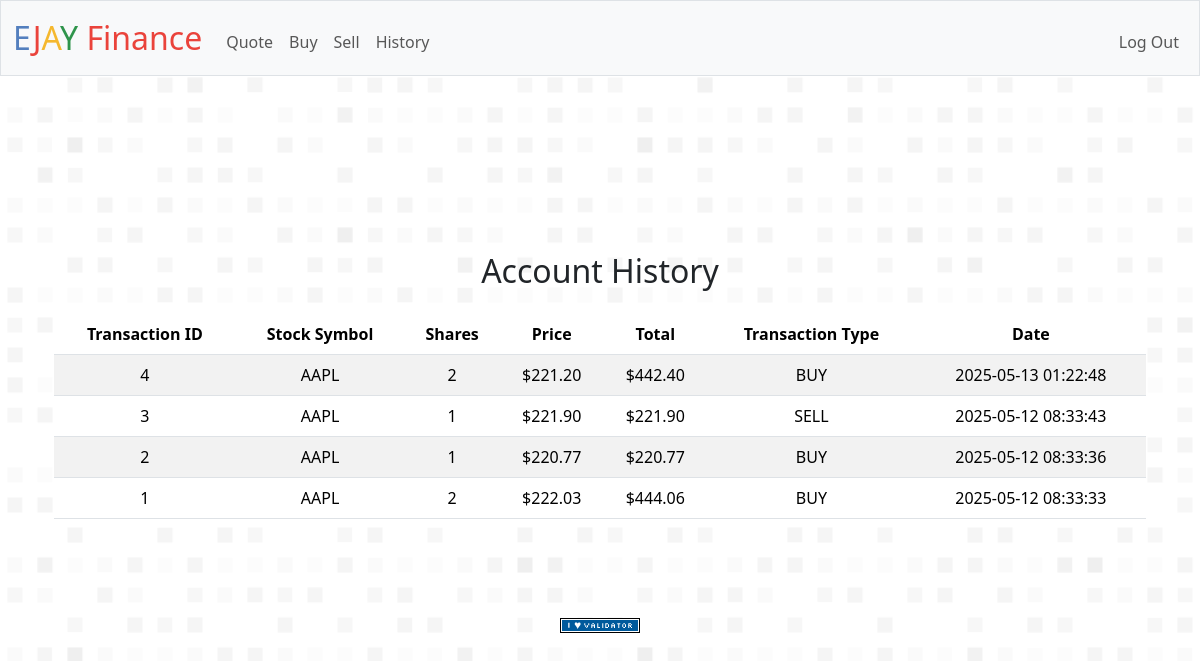
Screenshot of /history (signed in) with the database file from the repository.
### tables this page shows
CREATE TABLE history (
    id INTEGER PRIMARY KEY AUTOINCREMENT,
    user_id INTEGER NOT NULL,
    stock_symbol TEXT NOT NULL,
    shares INTEGER NOT NULL,
    price REAL NOT NULL,
    transaction_type TEXT NOT NULL,  -- e.g., 'BUY' or 'SELL'
    timestamp DATETIME DEFAULT CURRENT_TIMESTAMP,
    FOREIGN KEY(user_id) REFERENCES users(id)
);

### app.py (the view)
@app.route("/history", methods=["GET"])
@login_required
def history():
    user_history = db.execute(
        "SELECT * FROM history WHERE user_id = ? ORDER BY timestamp DESC", session["user_id"]
    )
    return render_template("history.html", history=user_history)

### app.py (called while the page is built)
@app.after_request
def after_request(response):
    response.headers["Cache-Control"] = "no-cache, no-store, must-revalidate"
    response.headers["Expires"] = 0
    response.headers["Pragma"] = "no-cache"
    return response

### helpers.py (called while the page is built)
def login_required(f):
    @wraps(f)
    def decorated_function(*args, **kwargs):
        if session.get("user_id") is None:
            return redirect("/login")
        return f(*args, **kwargs)
    return decorated_function

### templates/history.html
{% extends "layout.html" %}
{% block main %}
    <div class="container my-5">
        <h2 class="text-center mb-4">Account History</h2>
        <table class="table table-striped">
            <thead>
                <tr>
                    <th scope="col">Transaction ID</th>
                    <th scope="col">Stock Symbol</th>
                    <th scope="col">Shares</th>
                    <th scope="col">Price</th>
                    <th scope="col">Total</th>
                    <th scope="col">Transaction Type</th>
                    <th scope="col">Date</th>
                </tr>
            </thead>
            <tbody>
                {% for transaction in history %}
                    <tr>
                        <td>{{ transaction.id }}</td>
                        <td>{{ transaction.stock_symbol }}</td>
                        <td>{{ transaction.shares }}</td>
                        <td>${{ "%.2f"|format(transaction.price) }}</td>
                        <td>${{ "%.2f"|format(transaction.shares * transaction.price) }}</td>
                        <td>{{ transaction.transaction_type }}</td>
                        <td>{{ transaction.timestamp }}</td>
                    </tr>
                {% endfor %}
            </tbody>
        </table>
    </div>
{% endblock %}

### templates/layout.html (shortened to what this page needs)
<!DOCTYPE html>
<html lang="en">
    <head>
        <link href="https://cdn.jsdelivr.net/npm/bootstrap@5.3.3/dist/css/bootstrap.min.css" rel="stylesheet">
        <link href="/static/styles.css" rel="stylesheet">
    </head>
    <body>
        <nav class="bg-light border navbar navbar-expand-md navbar-light">
            <div class="container-fluid">
                <a class="navbar-brand" href="/"><span class="blue">E</span><span class="red">J</span><span class="yellow">A</span><span class="green">Y</span> <span class="red">Finance</span></a>
                <div class="collapse navbar-collapse" id="navbar">
                    {% if session["user_id"] %}
                        <ul class="navbar-nav me-auto mt-2">
                            <li class="nav-item"><a class="nav-link" href="/quote">Quote</a></li>
                            <li class="nav-item"><a class="nav-link" href="/buy">Buy</a></li>
                            <li class="nav-item"><a class="nav-link" href="/sell">Sell</a></li>
                            <li class="nav-item"><a class="nav-link" href="/history">History</a></li>
                        </ul>
                        <ul class="navbar-nav ms-auto mt-2">
                            <li class="nav-item"><a class="nav-link" href="/logout">Log Out</a></li>
                        </ul>
                    {% else %}
                        <ul class="navbar-nav ms-auto mt-2">
                            <li class="nav-item"><a class="nav-link" href="/register">Register</a></li>
                            <li class="nav-item"><a class="nav-link" href="/login">Log In</a></li>
                        </ul>
                    {% endif %}
                </div>
            </div>
        </nav>
        <main class="container py-5 text-center element">
            {% block main %}{% endblock %}
        </main>
        <footer class="mb-5">
            <form action="https://validator.w3.org/check" class="text-center" enctype="multipart/form-data" method="post" target="_blank">
                <input alt="Validate" src="/static/I_heart_validator.png" type="image">
            </form>
        </footer>
    </body>
</html>

### static/styles.css (style rules this page uses)
nav .navbar-brand { font-size: xx-large; }
nav .navbar-brand .blue { color: #537fbe; }
nav .navbar-brand .red { color: #ea433b; }
nav .navbar-brand .yellow { color: #f5b82e; }
nav .navbar-brand .green { color: #2e944b; }
html, body { margin: 0; padding: 0; height: 100%; width: 100%; background-image: url('pattern-randomized.svg'); background-size: cover; background-position: center; background-repeat: no-repeat; }
nav { position: sticky; top: 0; z-index: 1000; background-color: rgba(0, 0, 0, 0.7); width: 100%; padding: 15px 0; margin: 0; }
.container { z-index: 1; position: relative; padding-top: 80px; text-align: center; width: 100%; }
body { padding-top: 0; margin-top: 0; width: 100%; height: 100%; }

### rows the page displays
history: price "221.20", transaction.shares*transaction.price "442.40"
history: price "221.90", transaction.shares*transaction.price "221.90"
history: price "220.77", transaction.shares*transaction.price "220.77"
history: price "222.03", transaction.shares*transaction.price "444.06"
